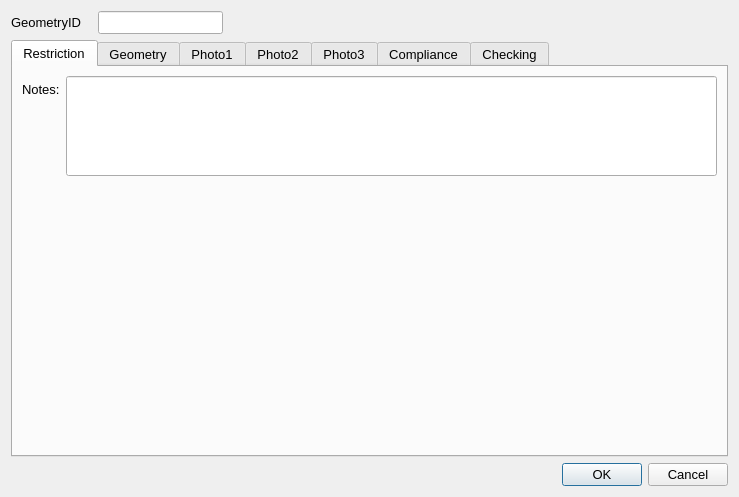
<?xml version="1.0" encoding="UTF-8"?>
<ui version="4.0">
 <class>Dialog</class>
 <widget class="QDialog" name="Dialog">
  <property name="geometry">
   <rect>
    <x>0</x>
    <y>0</y>
    <width>739</width>
    <height>497</height>
   </rect>
  </property>
  <property name="sizePolicy">
   <sizepolicy hsizetype="Fixed" vsizetype="Fixed">
    <horstretch>0</horstretch>
    <verstretch>0</verstretch>
   </sizepolicy>
  </property>
  <property name="maximumSize">
   <size>
    <width>750</width>
    <height>550</height>
   </size>
  </property>
  <property name="font">
   <font>
    <pointsize>10</pointsize>
   </font>
  </property>
  <property name="windowTitle">
   <string>Dialog</string>
  </property>
  <layout class="QGridLayout" name="gridLayout">
   <item row="2" column="2">
    <widget class="QDialogButtonBox" name="button_box">
     <property name="orientation">
      <enum>Qt::Horizontal</enum>
     </property>
     <property name="standardButtons">
      <set>QDialogButtonBox::Cancel|QDialogButtonBox::Ok</set>
     </property>
    </widget>
   </item>
   <item row="0" column="1">
    <widget class="QLineEdit" name="GeometryID">
     <property name="sizePolicy">
      <sizepolicy hsizetype="Preferred" vsizetype="Preferred">
       <horstretch>0</horstretch>
       <verstretch>0</verstretch>
      </sizepolicy>
     </property>
     <property name="font">
      <font>
       <pointsize>10</pointsize>
      </font>
     </property>
     <property name="inputMask">
      <string/>
     </property>
     <property name="readOnly">
      <bool>true</bool>
     </property>
     <property name="placeholderText">
      <string/>
     </property>
    </widget>
   </item>
   <item row="1" column="0" colspan="3">
    <widget class="QTabWidget" name="Details">
     <property name="sizePolicy">
      <sizepolicy hsizetype="Expanding" vsizetype="Expanding">
       <horstretch>0</horstretch>
       <verstretch>0</verstretch>
      </sizepolicy>
     </property>
     <property name="minimumSize">
      <size>
       <width>0</width>
       <height>0</height>
      </size>
     </property>
     <property name="font">
      <font>
       <pointsize>10</pointsize>
      </font>
     </property>
     <property name="cursor">
      <cursorShape>IBeamCursor</cursorShape>
     </property>
     <property name="mouseTracking">
      <bool>true</bool>
     </property>
     <property name="acceptDrops">
      <bool>true</bool>
     </property>
     <property name="currentIndex">
      <number>0</number>
     </property>
     <widget class="QWidget" name="RestrictionDetails">
      <property name="focusPolicy">
       <enum>Qt::NoFocus</enum>
      </property>
      <attribute name="title">
       <string>Restriction</string>
      </attribute>
      <layout class="QFormLayout" name="formLayout">
       <property name="fieldGrowthPolicy">
        <enum>QFormLayout::AllNonFixedFieldsGrow</enum>
       </property>
       <item row="5" column="0">
        <widget class="QLabel" name="lbl_Notes">
         <property name="text">
          <string>Notes:</string>
         </property>
        </widget>
       </item>
       <item row="5" column="1">
        <widget class="QLineEdit" name="Notes">
         <property name="minimumSize">
          <size>
           <width>0</width>
           <height>100</height>
          </size>
         </property>
         <property name="alignment">
          <set>Qt::AlignLeading|Qt::AlignLeft|Qt::AlignTop</set>
         </property>
        </widget>
       </item>
      </layout>
     </widget>
     <widget class="QWidget" name="Geometry">
      <attribute name="title">
       <string>Geometry</string>
      </attribute>
      <layout class="QFormLayout" name="formLayout_2">
       <property name="fieldGrowthPolicy">
        <enum>QFormLayout::AllNonFixedFieldsGrow</enum>
       </property>
       <item row="0" column="0">
        <widget class="QLabel" name="lbl_RoadName">
         <property name="minimumSize">
          <size>
           <width>90</width>
           <height>16</height>
          </size>
         </property>
         <property name="font">
          <font>
           <pointsize>10</pointsize>
          </font>
         </property>
         <property name="text">
          <string>Road Name:</string>
         </property>
        </widget>
       </item>
       <item row="0" column="1">
        <widget class="QLineEdit" name="RoadName"/>
       </item>
       <item row="1" column="0">
        <widget class="QLabel" name="lbl_USRN">
         <property name="minimumSize">
          <size>
           <width>90</width>
           <height>16</height>
          </size>
         </property>
         <property name="font">
          <font>
           <pointsize>10</pointsize>
          </font>
         </property>
         <property name="text">
          <string>USRN:</string>
         </property>
        </widget>
       </item>
       <item row="1" column="1">
        <widget class="QLineEdit" name="USRN"/>
       </item>
       <item row="3" column="1">
        <spacer name="verticalSpacer">
         <property name="orientation">
          <enum>Qt::Vertical</enum>
         </property>
         <property name="sizeHint" stdset="0">
          <size>
           <width>20</width>
           <height>40</height>
          </size>
         </property>
        </spacer>
       </item>
       <item row="4" column="0">
        <widget class="QLabel" name="label_8">
         <property name="text">
          <string>Last Update Date:</string>
         </property>
        </widget>
       </item>
       <item row="4" column="1">
        <widget class="QDateTimeEdit" name="LastUpdateDateTime">
         <property name="readOnly">
          <bool>true</bool>
         </property>
        </widget>
       </item>
       <item row="5" column="0">
        <widget class="QLabel" name="label_2">
         <property name="text">
          <string>Last Changed By:</string>
         </property>
        </widget>
       </item>
       <item row="5" column="1">
        <widget class="QLineEdit" name="LastUpdatePerson"/>
       </item>
       <item row="6" column="0">
        <widget class="QLabel" name="label_9">
         <property name="text">
          <string>RestrictionID:</string>
         </property>
        </widget>
       </item>
       <item row="6" column="1">
        <widget class="QLineEdit" name="RestrictionID"/>
       </item>
      </layout>
     </widget>
     <widget class="QWidget" name="PhotoTab_01">
      <attribute name="title">
       <string>Photo1</string>
      </attribute>
      <layout class="QGridLayout" name="gridLayout_2">
       <item row="1" column="0">
        <widget class="QPushButton" name="startCamera1">
         <property name="maximumSize">
          <size>
           <width>150</width>
           <height>16777215</height>
          </size>
         </property>
         <property name="text">
          <string>open Camera</string>
         </property>
         <property name="icon">
          <iconset>
           <normaloff>../../../../PC18-26 Carnegie Library Lambeth/Mapping/Templates/camara_foto.png</normaloff>../../../../PC18-26 Carnegie Library Lambeth/Mapping/Templates/camara_foto.png</iconset>
         </property>
         <property name="checkable">
          <bool>true</bool>
         </property>
         <property name="autoDefault">
          <bool>false</bool>
         </property>
         <property name="default">
          <bool>false</bool>
         </property>
        </widget>
       </item>
       <item row="1" column="2">
        <widget class="QPushButton" name="getPhoto1">
         <property name="maximumSize">
          <size>
           <width>150</width>
           <height>16777215</height>
          </size>
         </property>
         <property name="text">
          <string>take Photo</string>
         </property>
         <property name="icon">
          <iconset>
           <normaloff>../../../../PC18-26 Carnegie Library Lambeth/Mapping/Templates/take-photo-icon-21.jpg</normaloff>../../../../PC18-26 Carnegie Library Lambeth/Mapping/Templates/take-photo-icon-21.jpg</iconset>
         </property>
         <property name="checkable">
          <bool>false</bool>
         </property>
         <property name="autoDefault">
          <bool>false</bool>
         </property>
        </widget>
       </item>
       <item row="0" column="0">
        <widget class="QLabel" name="Photo_Widget_01">
         <property name="sizePolicy">
          <sizepolicy hsizetype="Fixed" vsizetype="Fixed">
           <horstretch>0</horstretch>
           <verstretch>0</verstretch>
          </sizepolicy>
         </property>
         <property name="maximumSize">
          <size>
           <width>640</width>
           <height>480</height>
          </size>
         </property>
         <property name="autoFillBackground">
          <bool>true</bool>
         </property>
         <property name="text">
          <string>No photo</string>
         </property>
        </widget>
       </item>
      </layout>
     </widget>
     <widget class="QWidget" name="PhotoTab_02">
      <attribute name="title">
       <string>Photo2</string>
      </attribute>
      <layout class="QGridLayout" name="gridLayout_4">
       <item row="0" column="0">
        <widget class="QLabel" name="Photo_Widget_02">
         <property name="sizePolicy">
          <sizepolicy hsizetype="Fixed" vsizetype="Fixed">
           <horstretch>0</horstretch>
           <verstretch>0</verstretch>
          </sizepolicy>
         </property>
         <property name="maximumSize">
          <size>
           <width>640</width>
           <height>480</height>
          </size>
         </property>
         <property name="autoFillBackground">
          <bool>true</bool>
         </property>
         <property name="text">
          <string>No photo</string>
         </property>
        </widget>
       </item>
       <item row="1" column="0">
        <widget class="QPushButton" name="startCamera2">
         <property name="maximumSize">
          <size>
           <width>150</width>
           <height>16777215</height>
          </size>
         </property>
         <property name="text">
          <string>open Camera</string>
         </property>
         <property name="icon">
          <iconset>
           <normaloff>../../../../PC18-26 Carnegie Library Lambeth/Mapping/Templates/camara_foto.png</normaloff>../../../../PC18-26 Carnegie Library Lambeth/Mapping/Templates/camara_foto.png</iconset>
         </property>
         <property name="checkable">
          <bool>true</bool>
         </property>
         <property name="autoDefault">
          <bool>false</bool>
         </property>
         <property name="default">
          <bool>false</bool>
         </property>
        </widget>
       </item>
       <item row="1" column="1">
        <widget class="QPushButton" name="getPhoto2">
         <property name="maximumSize">
          <size>
           <width>150</width>
           <height>16777215</height>
          </size>
         </property>
         <property name="text">
          <string>take Photo</string>
         </property>
         <property name="icon">
          <iconset>
           <normaloff>../../../../PC18-26 Carnegie Library Lambeth/Mapping/Templates/take-photo-icon-21.jpg</normaloff>../../../../PC18-26 Carnegie Library Lambeth/Mapping/Templates/take-photo-icon-21.jpg</iconset>
         </property>
         <property name="checkable">
          <bool>false</bool>
         </property>
         <property name="autoDefault">
          <bool>false</bool>
         </property>
        </widget>
       </item>
      </layout>
     </widget>
     <widget class="QWidget" name="PhotoTab_03">
      <attribute name="title">
       <string>Photo3</string>
      </attribute>
      <layout class="QGridLayout" name="gridLayout_3">
       <item row="0" column="0">
        <widget class="QLabel" name="Photo_Widget_03">
         <property name="autoFillBackground">
          <bool>true</bool>
         </property>
         <property name="text">
          <string>No photo</string>
         </property>
        </widget>
       </item>
       <item row="1" column="2">
        <widget class="QPushButton" name="getPhoto3">
         <property name="maximumSize">
          <size>
           <width>150</width>
           <height>16777215</height>
          </size>
         </property>
         <property name="text">
          <string>take Photo</string>
         </property>
         <property name="icon">
          <iconset>
           <normaloff>../../../../PC18-26 Carnegie Library Lambeth/Mapping/Templates/take-photo-icon-21.jpg</normaloff>../../../../PC18-26 Carnegie Library Lambeth/Mapping/Templates/take-photo-icon-21.jpg</iconset>
         </property>
         <property name="checkable">
          <bool>false</bool>
         </property>
         <property name="autoDefault">
          <bool>false</bool>
         </property>
        </widget>
       </item>
       <item row="1" column="0">
        <widget class="QPushButton" name="startCamera3">
         <property name="maximumSize">
          <size>
           <width>150</width>
           <height>16777215</height>
          </size>
         </property>
         <property name="text">
          <string>open Camera</string>
         </property>
         <property name="icon">
          <iconset>
           <normaloff>../../../../PC18-26 Carnegie Library Lambeth/Mapping/Templates/camara_foto.png</normaloff>../../../../PC18-26 Carnegie Library Lambeth/Mapping/Templates/camara_foto.png</iconset>
         </property>
         <property name="checkable">
          <bool>true</bool>
         </property>
         <property name="autoDefault">
          <bool>false</bool>
         </property>
         <property name="default">
          <bool>false</bool>
         </property>
        </widget>
       </item>
      </layout>
     </widget>
     <widget class="QWidget" name="tab">
      <attribute name="title">
       <string>Compliance</string>
      </attribute>
      <widget class="QWidget" name="layoutWidget">
       <property name="geometry">
        <rect>
         <x>9</x>
         <y>13</y>
         <width>701</width>
         <height>371</height>
        </rect>
       </property>
       <layout class="QGridLayout" name="gridLayout_5">
        <item row="0" column="0">
         <widget class="QLabel" name="label_11">
          <property name="text">
           <string>Restriction-&gt;Sign:</string>
          </property>
         </widget>
        </item>
        <item row="1" column="0">
         <widget class="QLabel" name="label_12">
          <property name="text">
           <string>Compliance notes:</string>
          </property>
         </widget>
        </item>
        <item row="1" column="1">
         <widget class="QTextEdit" name="ComplianceNotes"/>
        </item>
        <item row="0" column="1">
         <widget class="QComboBox" name="ComplianceRestrictionSignIssue"/>
        </item>
       </layout>
      </widget>
     </widget>
     <widget class="QWidget" name="checkingTab">
      <attribute name="title">
       <string>Checking</string>
      </attribute>
      <layout class="QFormLayout" name="formLayout_3">
       <item row="1" column="0">
        <widget class="QLabel" name="label_4">
         <property name="text">
          <string>Check Notes:</string>
         </property>
        </widget>
       </item>
       <item row="1" column="1">
        <widget class="QTextEdit" name="MHTC_CheckNotes"/>
       </item>
       <item row="0" column="0">
        <widget class="QLabel" name="label_5">
         <property name="text">
          <string>Check issue type:</string>
         </property>
        </widget>
       </item>
       <item row="0" column="1">
        <widget class="QComboBox" name="MHTC_CheckIssueTypeID"/>
       </item>
       <item row="3" column="0">
        <widget class="QCheckBox" name="FieldCheckCompleted">
         <property name="text">
          <string>Field check completed</string>
         </property>
        </widget>
       </item>
       <item row="2" column="0">
        <spacer name="verticalSpacer_2">
         <property name="orientation">
          <enum>Qt::Vertical</enum>
         </property>
         <property name="sizeHint" stdset="0">
          <size>
           <width>20</width>
           <height>20</height>
          </size>
         </property>
        </spacer>
       </item>
       <item row="8" column="0">
        <widget class="QLabel" name="label_13">
         <property name="text">
          <string>Check date:</string>
         </property>
        </widget>
       </item>
       <item row="5" column="0">
        <widget class="QLabel" name="label_14">
         <property name="text">
          <string>Checked by:</string>
         </property>
        </widget>
       </item>
       <item row="5" column="1">
        <widget class="QLineEdit" name="Last_MHTC_Check_UpdatePerson"/>
       </item>
       <item row="8" column="1">
        <widget class="QDateTimeEdit" name="Last_MHTC_Check_UpdateDateTime"/>
       </item>
       <item row="4" column="0">
        <spacer name="verticalSpacer_3">
         <property name="orientation">
          <enum>Qt::Vertical</enum>
         </property>
         <property name="sizeHint" stdset="0">
          <size>
           <width>20</width>
           <height>10</height>
          </size>
         </property>
        </spacer>
       </item>
      </layout>
     </widget>
    </widget>
   </item>
   <item row="0" column="0">
    <widget class="QLabel" name="label">
     <property name="minimumSize">
      <size>
       <width>81</width>
       <height>16</height>
      </size>
     </property>
     <property name="font">
      <font>
       <pointsize>10</pointsize>
      </font>
     </property>
     <property name="text">
      <string>GeometryID</string>
     </property>
    </widget>
   </item>
  </layout>
 </widget>
 <resources/>
 <connections>
  <connection>
   <sender>button_box</sender>
   <signal>accepted()</signal>
   <receiver>Dialog</receiver>
   <slot>accept()</slot>
   <hints>
    <hint type="sourcelabel">
     <x>248</x>
     <y>254</y>
    </hint>
    <hint type="destinationlabel">
     <x>157</x>
     <y>274</y>
    </hint>
   </hints>
  </connection>
  <connection>
   <sender>button_box</sender>
   <signal>rejected()</signal>
   <receiver>Dialog</receiver>
   <slot>reject()</slot>
   <hints>
    <hint type="sourcelabel">
     <x>316</x>
     <y>260</y>
    </hint>
    <hint type="destinationlabel">
     <x>286</x>
     <y>274</y>
    </hint>
   </hints>
  </connection>
 </connections>
</ui>
